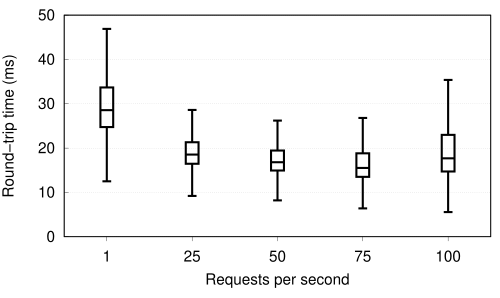

Generate this figure with gnuplot:
set term postscript monochrome eps enhanced 22
set output "b0.eps"

load "common.gp"

unset logscale y

set xtics ("1" 1, "25" 2, "50" 3, "75" 4, "100" 5) out nomirror
set yrange [0:50]
set ylabel offset -0.5,0

set key right

plot \
	'b0/concat/1.dat'   using (1):1 ls 100 notitle, \
	'b0/concat/25.dat'  using (2):1 ls 100 notitle, \
	'b0/concat/50.dat'  using (3):1 ls 100 notitle, \
	'b0/concat/75.dat'  using (4):1 ls 100 notitle, \
	'b0/concat/100.dat' using (5):1 ls 100 notitle

!epstopdf "b0.eps"
!rm "b0.eps"
quit
